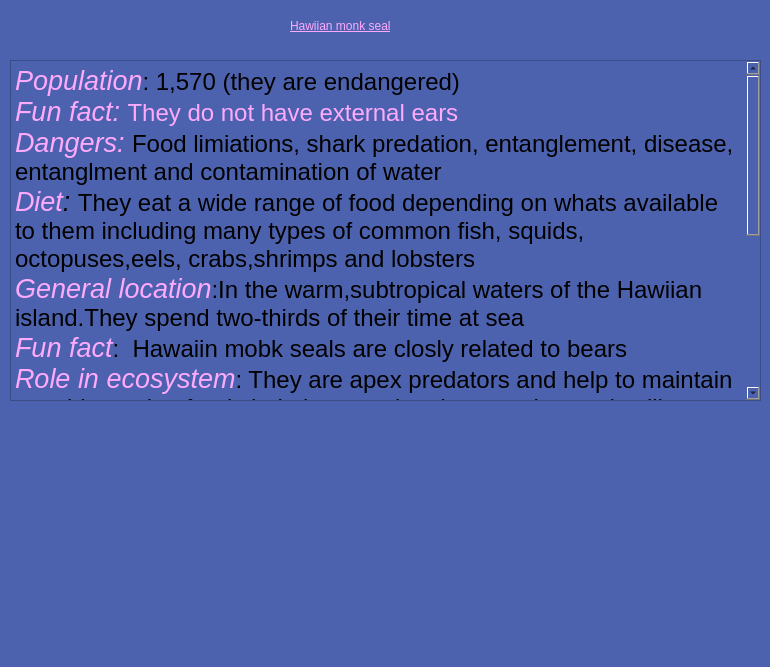
<?xml version="1.0" encoding="UTF-8"?>
<ui version="4.0">
 <class>Information</class>
 <widget class="QDialog" name="Information">
  <property name="geometry">
   <rect>
    <x>0</x>
    <y>0</y>
    <width>770</width>
    <height>667</height>
   </rect>
  </property>
  <property name="windowTitle">
   <string>Information</string>
  </property>
  <property name="styleSheet">
   <string notr="true">background-color: rgb(77, 98, 175);
color: rgb(0, 0, 0);
font: 18pt &quot;Palatino Linotype&quot;;</string>
  </property>
  <widget class="QLabel" name="photo">
   <property name="geometry">
    <rect>
     <x>90</x>
     <y>420</y>
     <width>331</width>
     <height>171</height>
    </rect>
   </property>
   <property name="text">
    <string/>
   </property>
   <property name="pixmap">
    <pixmap>hawaii-monk-seal.jpg</pixmap>
   </property>
   <property name="scaledContents">
    <bool>true</bool>
   </property>
  </widget>
  <widget class="QTextBrowser" name="info_box">
   <property name="geometry">
    <rect>
     <x>10</x>
     <y>60</y>
     <width>751</width>
     <height>341</height>
    </rect>
   </property>
   <property name="html">
    <string>&lt;!DOCTYPE HTML PUBLIC &quot;-//W3C//DTD HTML 4.0//EN&quot; &quot;http://www.w3.org/TR/REC-html40/strict.dtd&quot;&gt;
&lt;html&gt;&lt;head&gt;&lt;meta name=&quot;qrichtext&quot; content=&quot;1&quot; /&gt;&lt;style type=&quot;text/css&quot;&gt;
p, li { white-space: pre-wrap; }
&lt;/style&gt;&lt;/head&gt;&lt;body style=&quot; font-family:'Palatino Linotype'; font-size:18pt; font-weight:400; font-style:normal;&quot;&gt;
&lt;p style=&quot; margin-top:0px; margin-bottom:0px; margin-left:0px; margin-right:0px; -qt-block-indent:0; text-indent:0px;&quot;&gt;&lt;span style=&quot; font-size:20pt; font-style:italic; color:#ffaaff;&quot;&gt;Population&lt;/span&gt;&lt;span style=&quot; color:#000000;&quot;&gt;: 1,570 (they are endangered)&lt;/span&gt;&lt;/p&gt;
&lt;p style=&quot; margin-top:0px; margin-bottom:0px; margin-left:0px; margin-right:0px; -qt-block-indent:0; text-indent:0px;&quot;&gt;&lt;span style=&quot; font-size:20pt; font-style:italic; color:#ffaaff;&quot;&gt;Fun fact: &lt;/span&gt;&lt;span style=&quot; color:#ffaaff;&quot;&gt;They do not have external ears&lt;/span&gt;&lt;/p&gt;
&lt;p style=&quot; margin-top:0px; margin-bottom:0px; margin-left:0px; margin-right:0px; -qt-block-indent:0; text-indent:0px;&quot;&gt;&lt;span style=&quot; font-size:20pt; font-style:italic; color:#ffaaff;&quot;&gt;Dangers: &lt;/span&gt;&lt;span style=&quot; color:#000000;&quot;&gt;Food limiations, shark predation, entanglement, disease, entanglment and contamination of water&lt;/span&gt;&lt;/p&gt;
&lt;p style=&quot; margin-top:0px; margin-bottom:0px; margin-left:0px; margin-right:0px; -qt-block-indent:0; text-indent:0px;&quot;&gt;&lt;span style=&quot; font-size:20pt; font-style:italic; color:#ffaaff;&quot;&gt;Diet&lt;/span&gt;&lt;span style=&quot; font-size:20pt; font-style:italic; color:#000000;&quot;&gt;: &lt;/span&gt;&lt;span style=&quot; color:#000000;&quot;&gt;They eat a wide range of food depending on whats available to them including many types of common fish, squids, octopuses,eels, crabs,shrimps and lobsters&lt;/span&gt;&lt;/p&gt;
&lt;p style=&quot; margin-top:0px; margin-bottom:0px; margin-left:0px; margin-right:0px; -qt-block-indent:0; text-indent:0px;&quot;&gt;&lt;span style=&quot; font-size:20pt; font-style:italic; color:#ffaaff;&quot;&gt;General location&lt;/span&gt;&lt;span style=&quot; color:#000000;&quot;&gt;:In the warm,subtropical waters of the Hawiian island.They spend two-thirds of their time at sea&lt;/span&gt;&lt;/p&gt;
&lt;p style=&quot; margin-top:0px; margin-bottom:0px; margin-left:0px; margin-right:0px; -qt-block-indent:0; text-indent:0px;&quot;&gt;&lt;span style=&quot; font-size:20pt; font-style:italic; color:#ffaaff;&quot;&gt;Fun fact&lt;/span&gt;&lt;span style=&quot; color:#000000;&quot;&gt;:  Hawaiin mobk seals are closly related to bears&lt;/span&gt;&lt;/p&gt;
&lt;p style=&quot; margin-top:0px; margin-bottom:0px; margin-left:0px; margin-right:0px; -qt-block-indent:0; text-indent:0px;&quot;&gt;&lt;span style=&quot; font-size:20pt; font-style:italic; color:#ffaaff;&quot;&gt;Role in ecosystem&lt;/span&gt;&lt;span style=&quot; color:#000000;&quot;&gt;: They are apex predators and help to maintain a stable marine food chain by ensuring that certain species like crustacean, fish and squid poulations are under control&lt;/span&gt;&lt;/p&gt;
&lt;p style=&quot; margin-top:0px; margin-bottom:0px; margin-left:0px; margin-right:0px; -qt-block-indent:0; text-indent:0px;&quot;&gt;&lt;span style=&quot; font-size:20pt; font-style:italic; color:#ffaaff;&quot;&gt;Life span&lt;/span&gt;&lt;span style=&quot; color:#000000;&quot;&gt;: 30 years some can live beyond that&lt;/span&gt;&lt;/p&gt;
&lt;p style=&quot; margin-top:0px; margin-bottom:0px; margin-left:0px; margin-right:0px; -qt-block-indent:0; text-indent:0px;&quot;&gt;&lt;span style=&quot; font-size:20pt; font-style:italic; color:#ffaaff;&quot;&gt;Description&lt;/span&gt;&lt;span style=&quot; color:#000000;&quot;&gt;: The name monk seal comes from the short hairs on its head that resemble a monk. They have a relativly slender physique with a small,flat head and a grey coat with a white belly.Their  nostrils (on the topof their short snouts) are are small vertical slits which close when driving underwater.They also have eight pairs of teeth.Adult males are about 140-160 kg and 2.1 meters whereas adult females can be 180-270 kg and 2.4 meters in length&lt;/span&gt;&lt;/p&gt;
&lt;p style=&quot; margin-top:0px; margin-bottom:0px; margin-left:0px; margin-right:0px; -qt-block-indent:0; text-indent:0px;&quot;&gt;&lt;a href=&quot;https://h-mar.org/get-involved/#:~:text=Hawai'i%20Marine%20Animal%20Response%20(HMAR)%20is%20a%20501,and%20our%20critical%20ocean%20ecosystem.&quot;&gt;&lt;span style=&quot; text-decoration: underline; color:#0000ff;&quot;&gt;Adopt a hawaiian monk seal&lt;/span&gt;&lt;/a&gt;&lt;/p&gt;&lt;/body&gt;&lt;/html&gt;</string>
   </property>
  </widget>
  <widget class="QLabel" name="title">
   <property name="geometry">
    <rect>
     <x>290</x>
     <y>10</y>
     <width>281</width>
     <height>31</height>
    </rect>
   </property>
   <property name="styleSheet">
    <string notr="true">
font: 24pt &quot;Palatino Linotype&quot;;
text-decoration: underline;
color: rgb(255, 170, 255);
</string>
   </property>
   <property name="text">
    <string>Hawiian monk seal</string>
   </property>
  </widget>
 </widget>
 <resources/>
 <connections/>
</ui>
